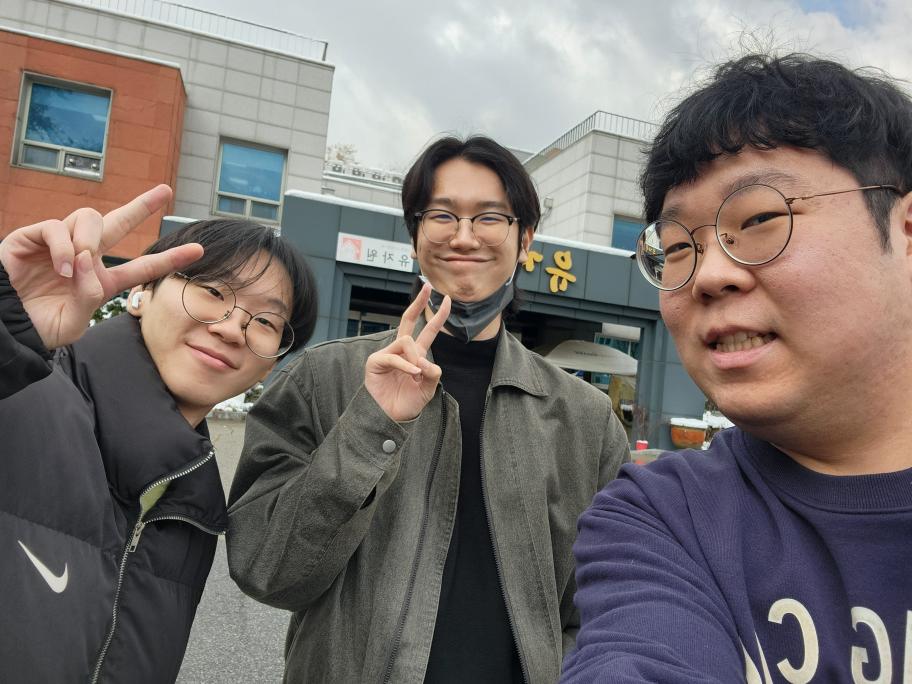
#> input picture 12week/img1.jpg, 3648 x 2736 px (shown at 1/4 size)
$ python ex2.py
#> lines starting #> are read from the running program, lines starting #| are printed output that depends on the picture
import numpy as np
import cv2

face_cascade = cv2.CascadeClassifier(cv2.data.haarcascades + 'haarcascade_frontalface_default.xml')

ff = np.fromfile(r'img1.jpg', np.uint8)
img = cv2.imdecode(ff, cv2.IMREAD_UNCHANGED)
#> img is the input picture: shape (2736, 3648, 3); mean B, G, R 108.7, 111.4, 118.4
img = cv2.resize(img, dsize=(0, 0), fx=1.0, fy=1.0, interpolation=cv2.INTER_LINEAR)

gray = cv2.cvtColor(img, cv2.COLOR_BGR2GRAY)
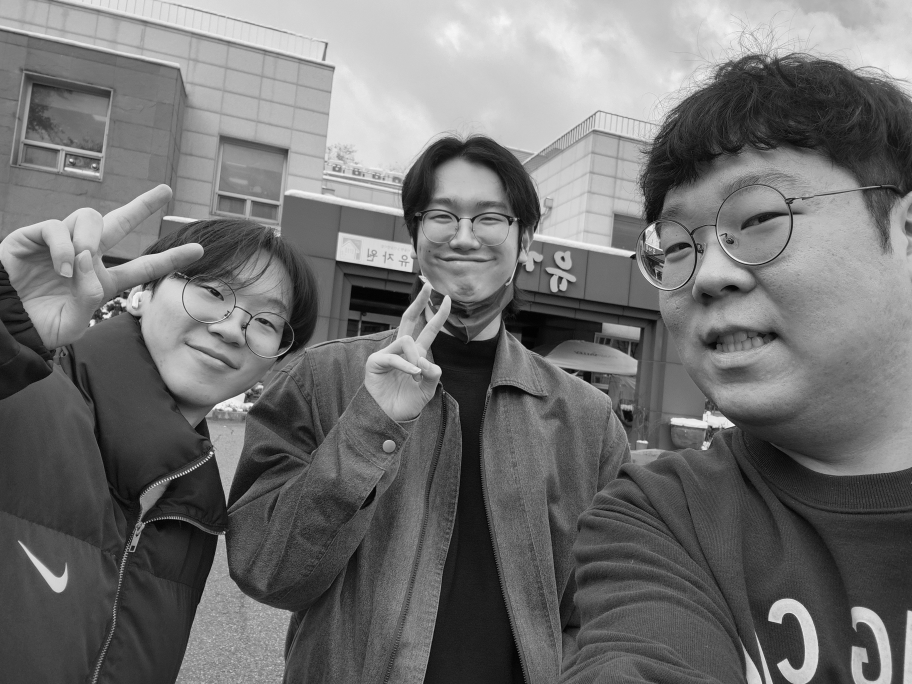
#> gray: shape (2736, 3648) (shown at 1/4 size); min 0, max 254, mean 113.2
cv2.imshow('gray fing', gray)

#> (the run stopped early here; a loop or call above may not have finished)

$ run again, with 12week/sample_img.jpg copied over 12week/img1.jpg
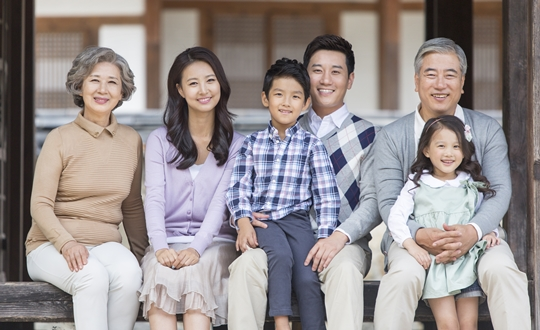
#> input picture 12week/sample_img.jpg, 540 x 330 px
#> img is the input picture: shape (330, 540, 3); mean B, G, R 141.2, 141.7, 150.2
#> `gray = cv2.cvtColor(img, cv2.COLOR_BGR2GRAY)`:
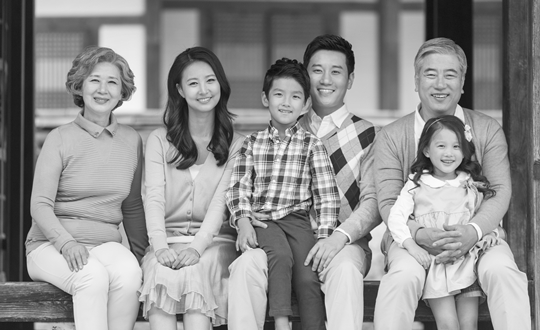
#> gray: shape (330, 540); min 10, max 254, mean 144.2
